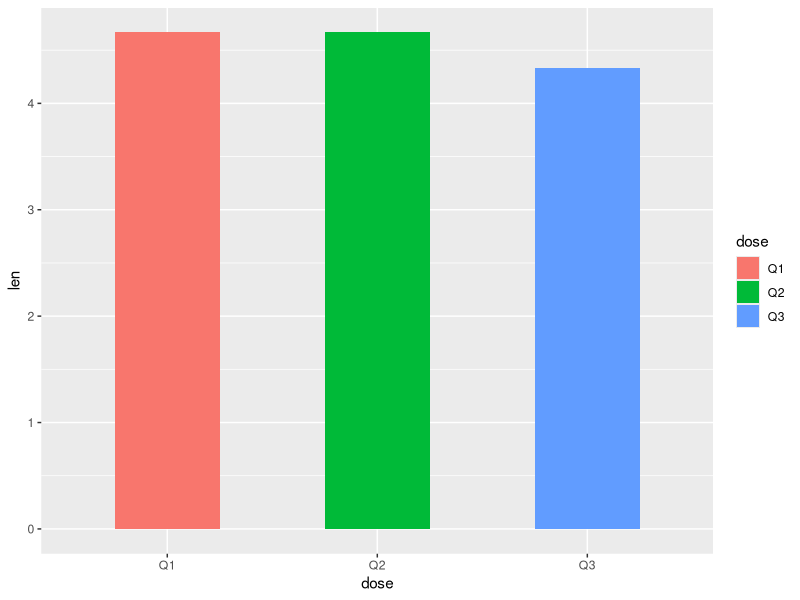
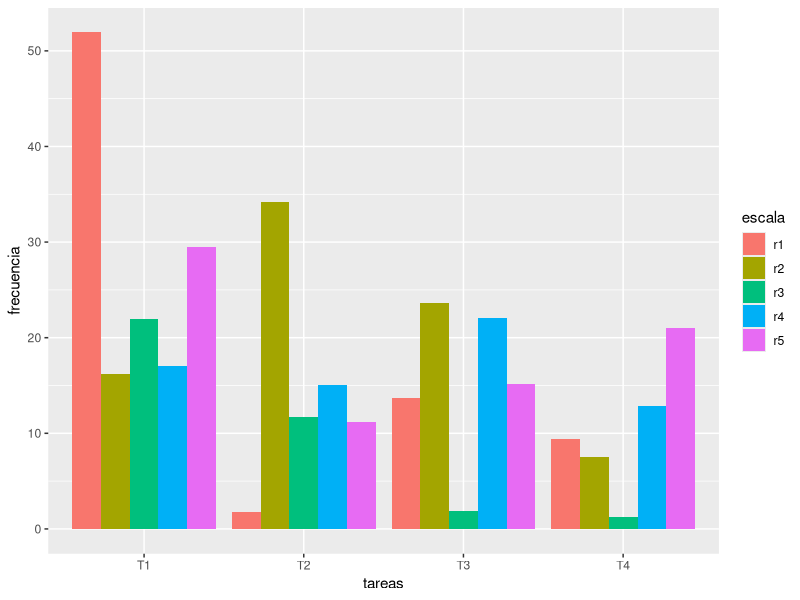
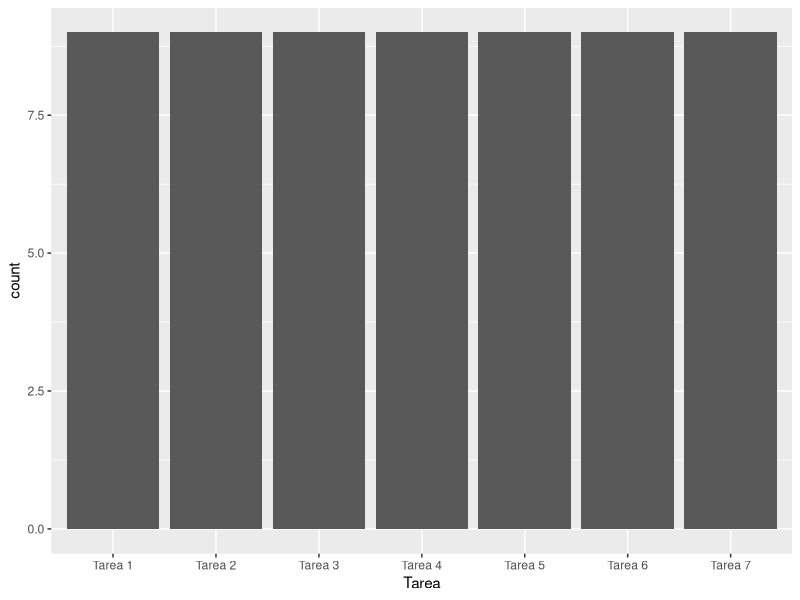

Generate these figures, in order, with R:
# Definiendo la carpeta de trabajo
setwd("/home/kevin/Documents/Trabajo de Grado 2022/PruebaFuncional")
# Revisando que se cambio la ruta de la carpeta
getwd()

################################################################################

# Instalar paquetes
install.packages("readr")
install.packages("dplyr")
install.packages("readxl")
install.packages("psych")
install.packages("ggplot2")

# Librerias
## Cargar datos .txt
library(readr)
## Para manipular (crear, transformar, filtrar variables)
library(dplyr)
## Para graficar
library(ggplot2)
## Para generar estadísticas descriptivas
library(psych)
## Para trabajar con variables categóricas (factores)
library(forcats)

# Datos ###############################################################################

DatosEvalFun <- read_delim("DatosEvalFun.csv", 
                           delim = ";", escape_double = FALSE, col_types = cols(Id = col_integer(), 
                                                                                Q1 = col_integer(), Q2 = col_integer(), 
                                                                                Q3 = col_integer(), ...10 = col_skip()), 
                           trim_ws = TRUE)
View(DatosEvalFun)

datos_tarea_1 = DatosEvalFun %>% 
 filter(`Tarea` == 'Tarea 1')

View(datos_tarea_1)

mean_t1_q1 = mean(datos_tarea_1$Q1) 
mean_t1_q2 = mean(datos_tarea_1$Q2) 
mean_t1_q3 = mean(datos_tarea_1$Q3) 

# Graficas ###############################################################################


df <- data.frame(dose=c("Q1", "Q2", "Q3"),
                 len=c(mean_t1_q1, mean_t1_q2, mean_t1_q3))

# Basic barplot
p<-ggplot(data=df, aes(x=dose, y=len, fill=dose)) +
  geom_bar(stat="identity", width=0.5)
p


# Ejemplos de graficas ###################################################################

# create a dataset
tareas <- c(rep("T1" , 5) , rep("T2" , 5) , rep("T3" , 5) , rep("T4" , 5) )
escala <- rep(c("r1" , "r2", "r3" , "r4" , "r5") , 4)
frecuencia <- abs(rnorm(20 , 0 , 20))
data_q1 <- data.frame(tareas,tareas,frecuencia)

# Grouped
ggplot(data_q1, aes(fill=escala, y=frecuencia, x=tareas)) + 
  geom_bar(position="dodge", stat="identity")


##

dt = DatosEvalFun %>% 
  group_by(Tarea, )

ggplot(DatosEvalFun, aes(x = Tarea, color = Q1)) + 
  geom_bar()

